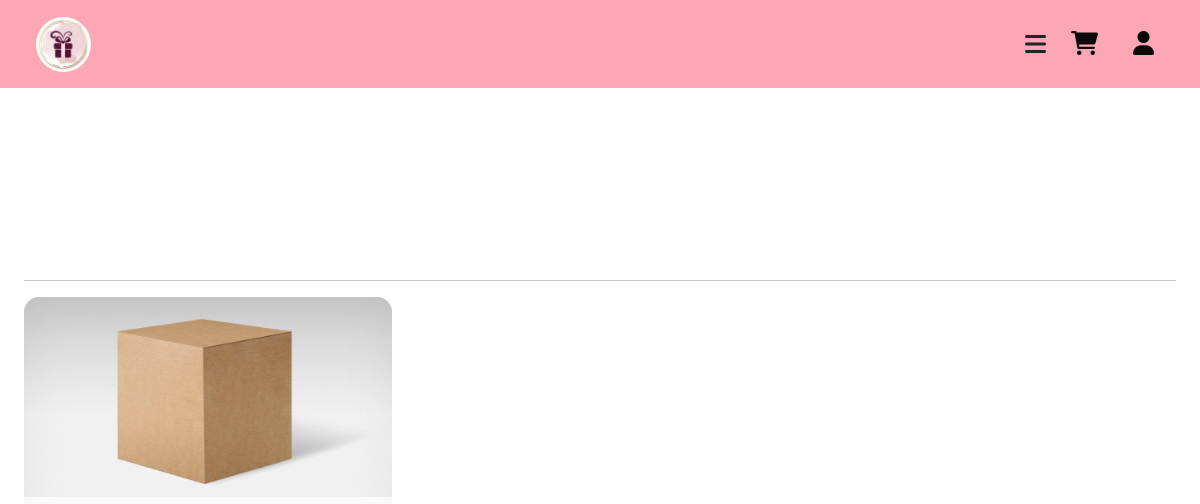
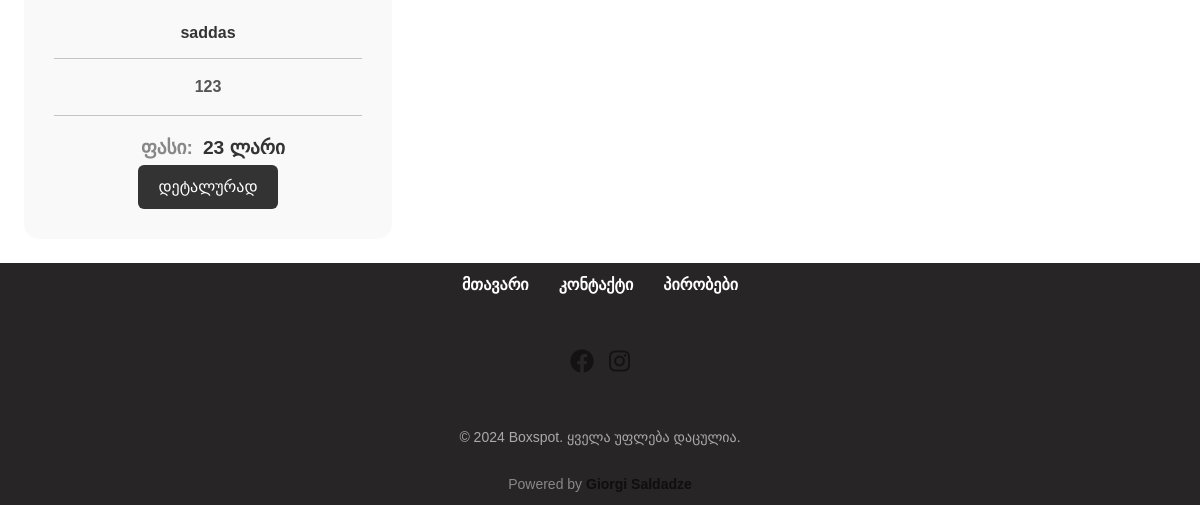
The page /products/box on the database as committed earlier (2 pictures, top to bottom).
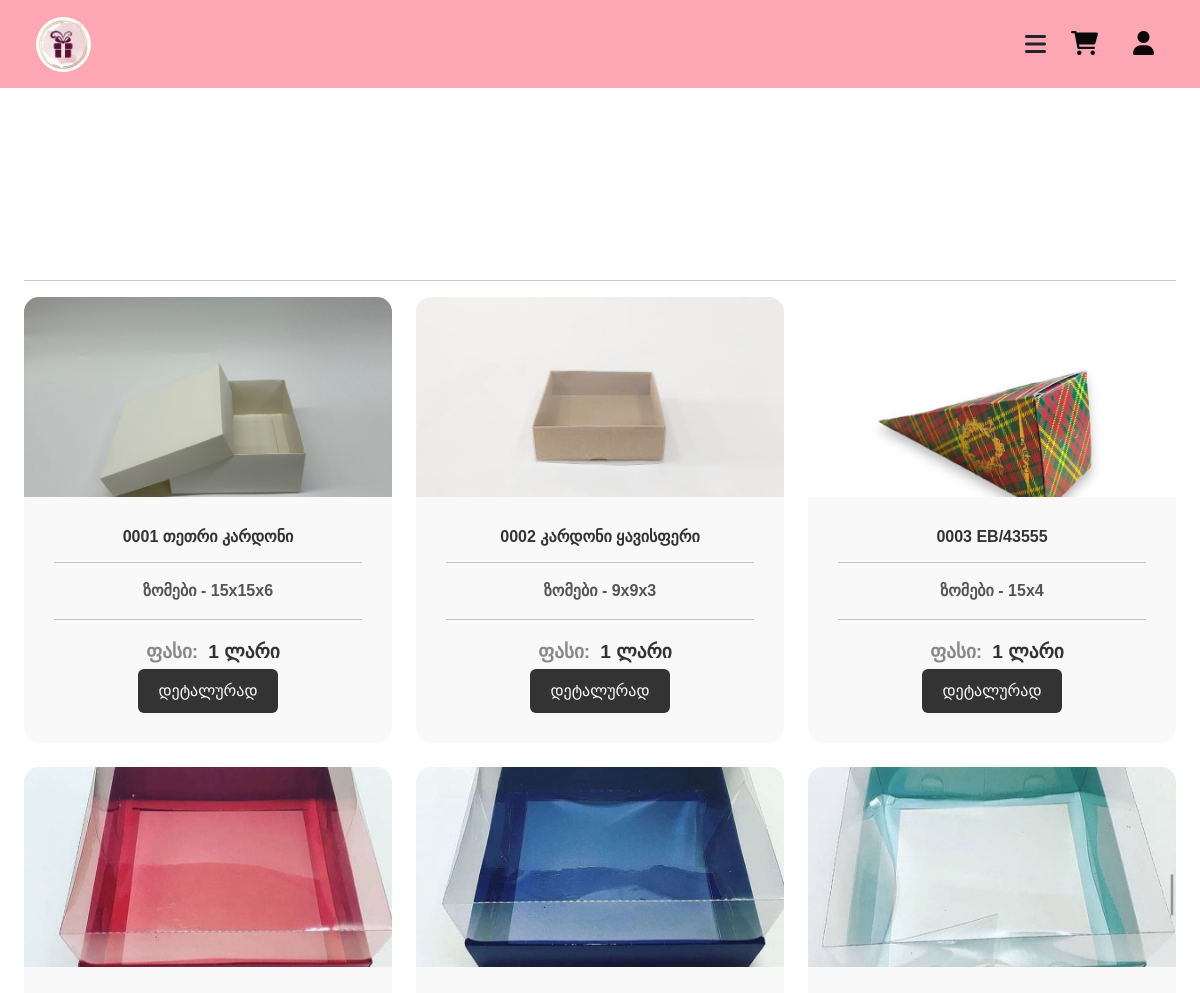
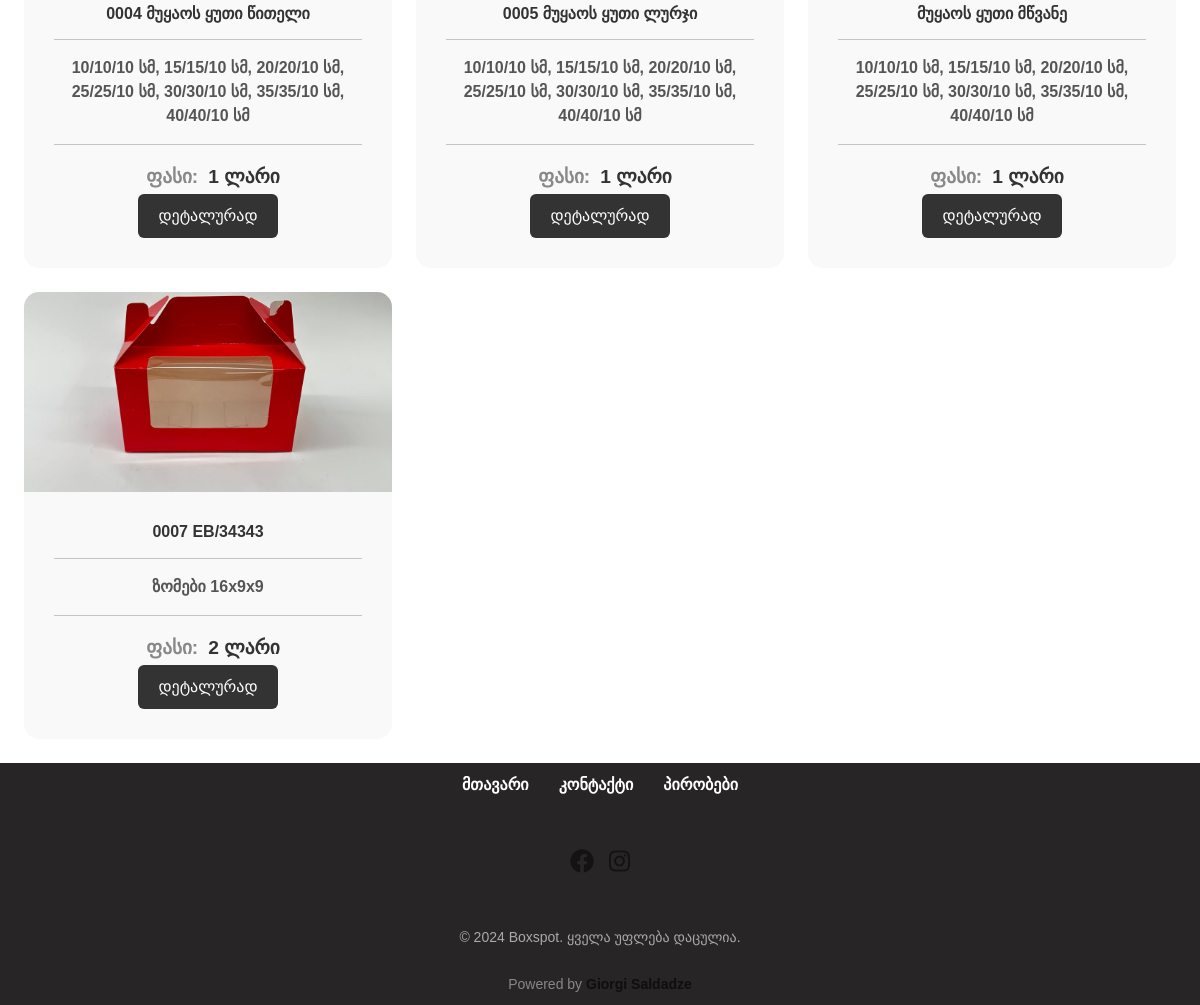
The same page on the database as committed later (2 pictures, top to bottom).
### src/models/products.py (models this page shows)
class Prod(db.Model,UserMixin):
    __tablename__ = "products"
    id =db.Column(db.Integer, primary_key = True)
    name = db.Column(db.String, nullable = False)
    description = db.Column(db.String, nullable = False)
    category = db.Column(db.String, nullable = False)
    price = db.Column(db.Integer, nullable = False)
    image = db.Column(db.String, nullable = False)

### src/views/products/routes.py (the view)
@products_blueprint.route("/products/<category>")
def products(category):
    prod = Prod.query.filter_by(category=category).all()
    return render_template("product.html", prod=prod)

### src/templates/products/product.html (shortened to what this page needs)
{% extends "layouts/base.html" %}
{% block body %}
<div class="container-fluid content mt-3">
    <hr>
    <div class="row">
        {% for product in prod %}
        <div class="col-md-4 mb-4 d-flex justify-content-center">
            <div class="card" style="width: 100%;">
                <img src="{{ url_for('static', filename='uploads/' ~ product.image) }}"
                class="card-img-top"
                alt="{{ product.name }}"
                data-bs-toggle="modal"
                data-bs-target="#imageModal"
                onclick="showImage('{{ url_for('static', filename='uploads/' ~ product.image) }}')">
                <div class="card-body">
                    <h5 class="card-title">{{ product.name }}</h5>
                    <hr>
                   <b> <p class="card-text">{{ product.description }}</p></b>
                    <hr>
                    <div class="price-container">
                        <span class="price-label">ფასი:</span>
                        <span class="price-value">{{ product.price }} ლარი</span>
                    </div>
                    <a href="{{ url_for('products.product_detail', product_id=product.id) }}" class="btn btn-dark">დეტალურად</a>
                </div>
            </div>
        </div>
        {% endfor %}
    </div>
</div>
{% endblock %}

### src/templates/layouts/base.html (shortened to what this page needs)
<!DOCTYPE html>
<html lang="en">
<head>
    <link href="https://cdn.jsdelivr.net/npm/bootstrap@5.3.0/dist/css/bootstrap.min.css" rel="stylesheet">
    <link rel="stylesheet" href="https://cdnjs.cloudflare.com/ajax/libs/font-awesome/6.0.0-beta3/css/all.min.css">
    <link href="https://cdn.jsdelivr.net/npm/bootstrap-icons@1.10.5/font/bootstrap-icons.css" rel="stylesheet">
</head>
<body>
    {% include "layouts/navbar.html" %}
    <div class="container-fluid content mt-3">
        {% block body %}
        {% endblock %}
    </div>
    <footer class="footer">
        <div class="footer-content">
            <div class="footer-links">
                <a href="{{ url_for('main.home') }}">მთავარი</a>
                <a href="{{ url_for('main.contact') }}">კონტაქტი</a>
                <a href="{{ url_for('main.conditions') }}">პირობები</a>
            </div>
            <div class="social-media">
                <a href="https://www.facebook.com/profile.php?id=100064800199230" target="_blank"><i class="fab fa-facebook"></i></a>
                <a href="https://www.instagram.com/boxspot__/" target="_blank"><i class="fab fa-instagram"></i></a>
            </div>
            <p class="rights">&copy; 2024 Boxspot. ყველა უფლება დაცულია.</p>
        </div>
        <div class="powered-by">
            Powered by <a href="https://www.linkedin.com/in/giorgi-saldadze-595062256/">Giorgi Saldadze</a>
        </div>
    </footer>
</body>
</html>

### src/templates/layouts/navbar.html (shortened to what this page needs)
<!DOCTYPE html>
<html lang="en">
<head>
    <link rel="stylesheet" href="https://cdnjs.cloudflare.com/ajax/libs/font-awesome/6.0.0-beta3/css/all.min.css">
    <link href="https://cdn.jsdelivr.net/npm/bootstrap@5.3.0/dist/css/bootstrap.min.css" rel="stylesheet">
</head>
<body>
    <header>
        <nav id="navbar">
            <div class="container">
                <img src="{{ url_for('static', filename='images.jpg') }}" class="logo" alt="Logo">
                <div class="menu-icons">
                    <i class="fas fa-bars" id="menu-btn"></i>
                    <a href="{{ url_for('products.view_cart') }}" class="cart-btn">
                        <i class="fas fa-shopping-cart"></i>
                    </a>
                    {% if current_user.is_authenticated %}
                        <a href="{{ url_for('order_blueprint.my_order', user_id=current_user.id) }}" class="my-orders-btn">
                            <i class="fas fa-box-open my-orders-icon"></i>
                        </a>
                        <a href="{{ url_for('auth.logout') }}" class="logout-btn">
                            <i class="fas fa-sign-out-alt"></i>
                        </a>
                        {% if current_user.is_admin %}
                            <a href="{{ url_for('admin.index') }}" class="admin-btn">
                                <i class="fas fa-user-shield"></i>
                            </a>
                        {% endif %}
                    {% else %}
                        <a href="{{ url_for('auth.login') }}" class="login-btn">
                            <i class="fas fa-user"></i>
                        </a>
                    {% endif %}
                </div>
            </div>
        </nav>
    </header>
</body>
</html>

### src/templates/layouts/base.html (style rules this page uses)
body { background-color: #fff0f0; color: rgb(10, 10, 10); margin: 0; padding: 0; display: flex; flex-direction: column; min-height: 100vh; }
.content { flex: 1; padding-top: 80px; }
.footer { background-color: #272525; color: #fff; padding: 10px; text-align: center; position: relative; bottom: 0; width: 100%; margin-top: auto; }
.footer-content { display: flex; flex-direction: column; align-items: center; gap: 15px; }
.footer-links { display: flex; flex-wrap: wrap; justify-content: center; gap: 30px; }
.footer-links a { color: #fff; text-decoration: none; font-weight: 600; transition: color 0.3s ease; }
.social-media { display: flex; justify-content: center; gap: 15px; }
.social-media a { color: #fff; font-size: 1.2rem; transition: transform 0.3s ease, color 0.3s ease; }
.rights { font-size: 14px; color: #aaa; }
.powered-by { margin-top: 10px; font-size: 14px; color: #888; }
.powered-by a { font-weight: bold; color: #0f0f0f; text-decoration: none; transition: color 0.3s ease; }

### src/templates/layouts/navbar.html (style rules this page uses)
body { margin: 0; font-family: Helvetica, sans-serif; }
* { box-sizing: border-box; }
header { background-size: cover; padding-top: 64px; }
.menu a, .cart-btn, .login-btn, .logout-btn, .admin-btn { outline: none; }
.social-media a { transition: color 0.3s ease, transform 0.3s ease; }
nav { position: fixed; top: 0; left: 0; width: 100%; padding: 1em 1.5em; z-index: 10; background: #fda7b5; transition: background 0.2s ease; }
.container { max-width: 1200px; display: flex; justify-content: space-between; align-items: center; margin: 0 auto; }
.fa-bars, .fa-times { font-size: 1.5em; cursor: pointer; transition: color 0.3s; }
.social-media { margin: 2em 0; }
.social-media a { color: #141212; font-size: 1.5em; transition: color 0.3s; }
.logo { width: 55px; height: 55px; border-radius: 50%; object-fit: cover; }
.menu-icons { display: flex; align-items: center; gap: 15px; }
.cart-btn, .my-orders-btn, .login-btn { font-size: 1.5em; cursor: pointer; color: rgb(10, 10, 10); font-weight: 700; border: none; background: #fda7b5; border-radius: 5px; padding: 10px; transition: color 0.3s; }

### src/templates/products/product.html (style rules this page uses)
.card { transition: transform 0.5s ease, box-shadow 0.5s ease; border: none; border-radius: 15px; overflow: hidden; background: #f9f9f9; }
.card-img-top { width: 100%; height: 200px; object-fit: cover; transition: transform 0.3s ease; cursor: pointer; }
.card-body { padding: 30px; text-align: center; }
.card-title { font-size: 1rem; font-weight: 700; margin-bottom: 15px; color: #333; transition: color 0.3s ease, transform 0.3s ease; }
.card-text { font-size: 1rem; line-height: 1.5; color: #555; margin-bottom: 20px; transition: color 0.3s ease, transform 0.3s ease; }
.price-container { margin-top: 10px; display: flex; justify-content: center; align-items: center; gap: 10px; }
.price-label { font-size: 1.2rem; font-weight: 600; color: #888; transition: color 0.3s ease; }
.price-value { font-size: 1.2rem; font-weight: 700; color: #333; transition: color 0.3s ease, transform 0.3s ease; }
.btn-dark { background-color: #333; border: none; padding: 10px 20px; transition: background-color 0.3s ease, transform 0.3s ease; }

Rows that differ between the two databases and show on the page:
changed Prod: image: a different picture; name "saddas" → "0001 თეთრი კარდონი"; description "123" → "ზომები - 15x15x6"; price "23" → "1"
now on this page (row edited): Prod: image (picture), name "0002 კარდონი ყავისფერი", description "ზომები - 9x9x3", price "1"
added Prod: image (picture), name "0003 EB/43555", description "ზომები - 15x4", price "1"
added Prod: image (picture), name "0004 მუყაოს ყუთი წითელი", description "10/10/10 სმ, 15/15/10 სმ, 20/20/10 სმ, 25/25/10 სმ, 30/30/10 სმ, 35/35/10 სმ, 40/40/10 სმ", price "1"
added Prod: image (picture), name "0005 მუყაოს ყუთი ლურჯი", description "10/10/10 სმ, 15/15/10 სმ, 20/20/10 სმ, 25/25/10 სმ, 30/30/10 სმ, 35/35/10 სმ, 40/40/10 სმ", price "1"
added Prod: image (picture), name "მუყაოს ყუთი მწვანე", description "10/10/10 სმ, 15/15/10 სმ, 20/20/10 სმ, 25/25/10 სმ, 30/30/10 სმ, 35/35/10 სმ, 40/40/10 სმ", price "1"
added Prod: image (picture), name "0007 EB/34343", description "ზომები 16x9x9", price "2"
